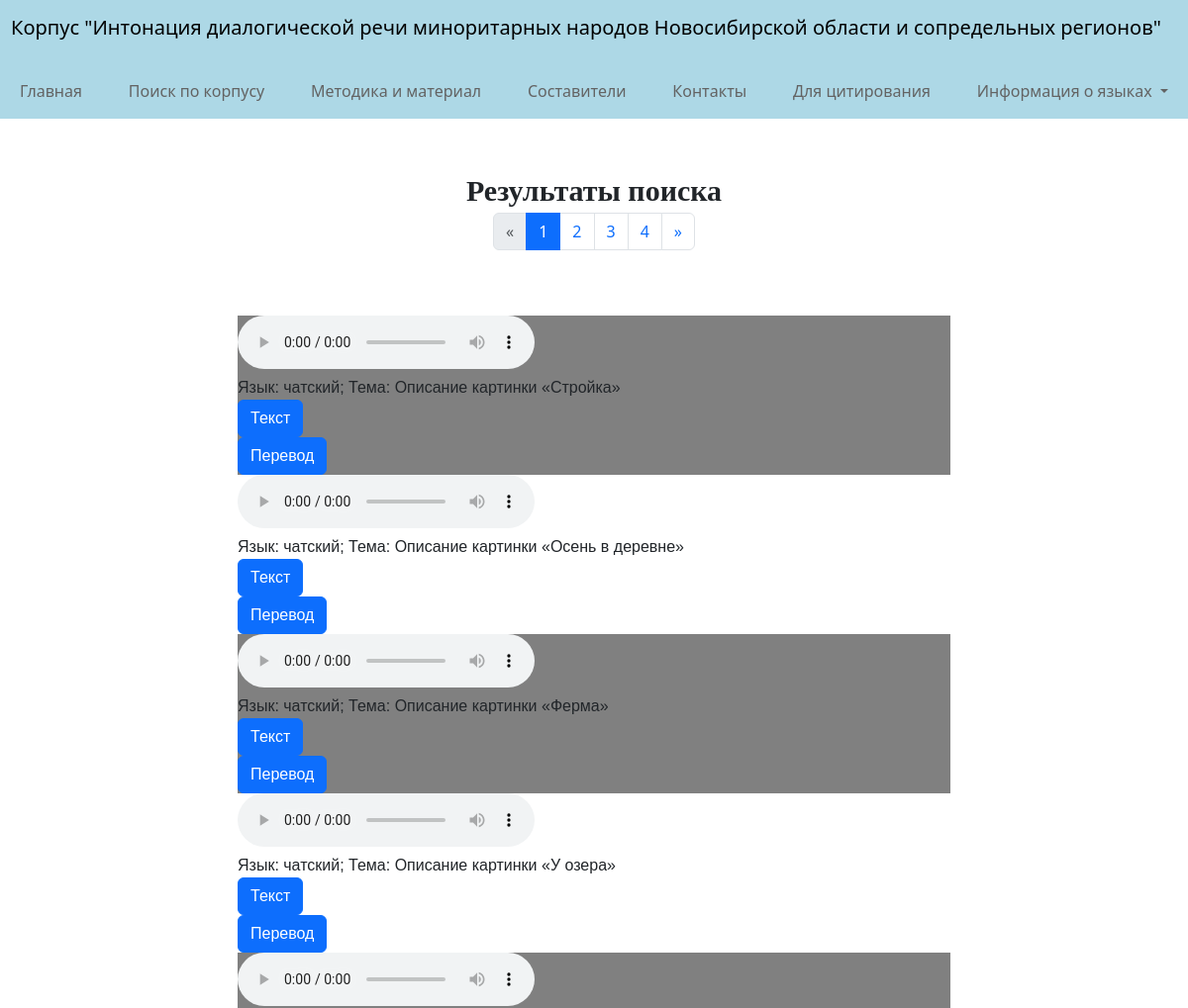
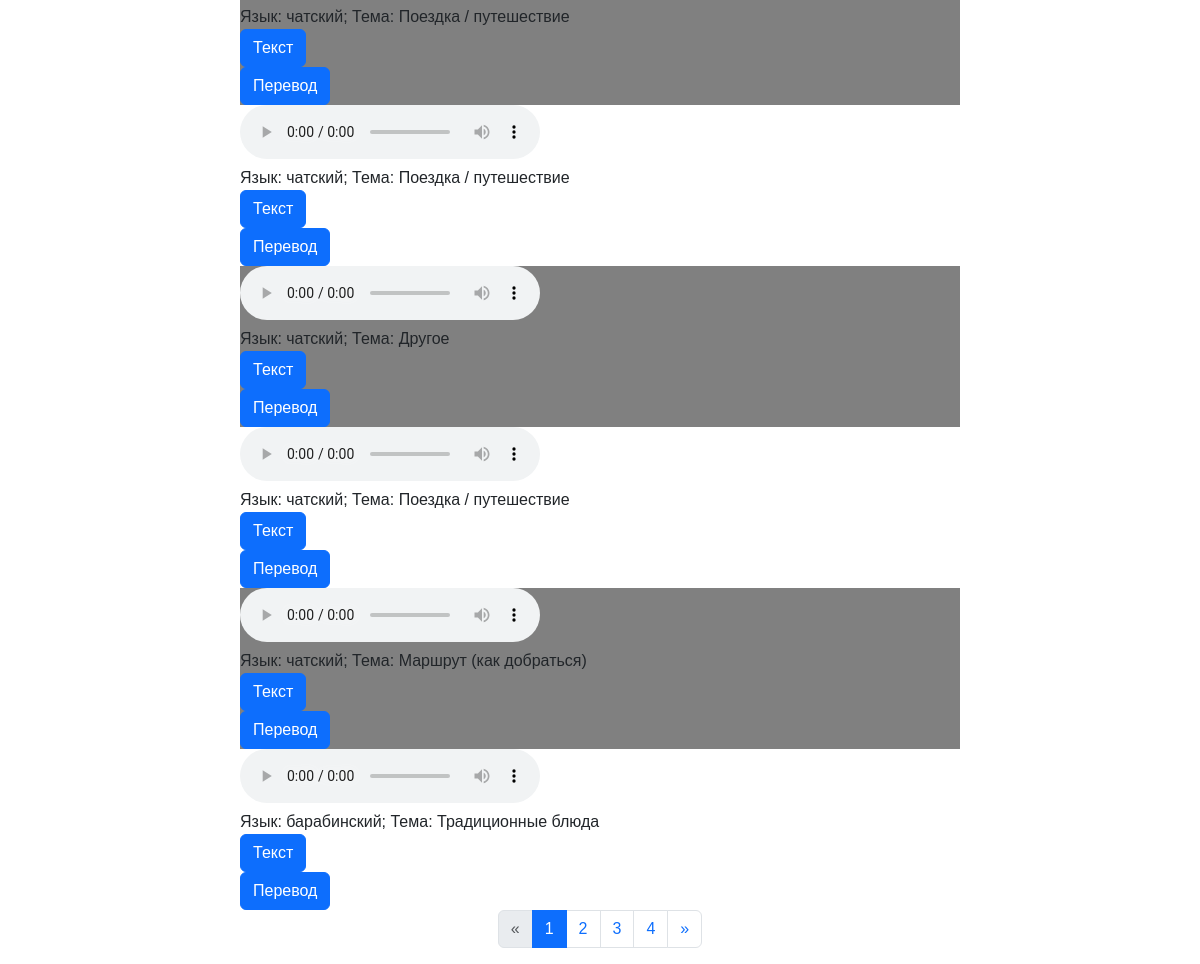
The page /results_dialogs on the database its author committed (2 pictures, top to bottom).
### tables this page shows
CREATE TABLE "full_dialogs" (
	"id"	INTEGER,
	"lang"	TEXT,
	"theme"	TEXT,
	"dictor1"	INTEGER,
	"dictor2"	INTEGER,
	PRIMARY KEY("id" AUTOINCREMENT),
	FOREIGN KEY("dictor1") REFERENCES "dictors"("id"),
	FOREIGN KEY("dictor2") REFERENCES "dictors"("id"),
	FOREIGN KEY("lang") REFERENCES "languages"("id"),
	FOREIGN KEY("theme") REFERENCES "themes"("id")
);

CREATE TABLE languages (
    id INTEGER PRIMARY KEY AUTOINCREMENT,
    lang TEXT
    );

CREATE TABLE "themes" (
	"id"	INTEGER UNIQUE,
	"theme"	TEXT,
	PRIMARY KEY("id" AUTOINCREMENT)
);

### corpora.py (the view)
@app.route('/results_dialogs', methods=['POST', 'GET'])
def results_dialogs():
    connection = sq.connect('intonation.db', check_same_thread=False)
    cursor = connection.cursor()
    page = request.args.get(get_page_parameter(), type=int, default=1)
    elem_to_display = 10
    offset = (page - 1) * elem_to_display
    if request.args.get('lang'):
        lang = request.args.get('lang')
    else:
        lang = '%'
    if request.args.get('theme'):
        theme = request.args.get('theme')
    else:
        theme = '%'
    cursor.execute(
    f'''
    SELECT full_dialogs.id, languages.lang, themes.theme
    FROM full_dialogs
    INNER JOIN languages ON languages.id = full_dialogs.lang
    INNER JOIN themes ON themes.id = full_dialogs.theme
    WHERE languages.lang LIKE '{lang}'
    AND themes.theme LIKE '{theme}'
    ORDER BY full_dialogs.id ASC
    ''')
    total = len(cursor.fetchall())
    cursor.execute(
    f'''
    SELECT full_dialogs.id, languages.lang, themes.theme
    FROM full_dialogs
    INNER JOIN languages ON languages.id = full_dialogs.lang
    INNER JOIN themes ON themes.id = full_dialogs.theme
    WHERE languages.lang LIKE '{lang}'
    AND themes.theme LIKE '{theme}'
    ORDER BY full_dialogs.id ASC
    LIMIT {elem_to_display} OFFSET {offset}
    ''')
    data = list(cursor.fetchall())
    def read_text_and_tranls(id):
        with open(f'static/full_dialogs/texts/{id}.txt', 'r', encoding='utf-8') as file:
            text = file.read().splitlines()
        with open(f'static/full_dialogs/translations/{id}.txt', 'r', encoding='utf-8') as file:
            transl = file.read().splitlines()
        return text, transl
    result = []
    for i, elem in enumerate(data):
        new_elem = list(elem[1:]) + list(read_text_and_tranls(elem[0]))
        new_elem.append(i)
        new_elem.append(str(elem[0]))
        print(len(new_elem))
        if len(new_elem) > 6:
            print(new_elem)
        result.append(new_elem)
    pagination = Pagination(page=page, page_per=elem_to_display, total=total, offset=offset, prev_label='<', next_label='>')
    cursor.close()
    connection.close()
    return render_template('result_dialogs.html', result=result, pagination=pagination, css_framework='bootstrap5')

### templates/result_dialogs.html (shortened to what this page needs)
<!DOCTYPE html>
<html lang="en">
<head>
  <link rel="stylesheet" href="../static/styles.css">
</head>
<body>
  {% include "top.html" %}
  <div class="title">Результаты поиска</div>
  <div class="pagination justify-content-center">
    {{ pagination.links }}<br>
  </div>
  <div class="main">
  {% for lang, theme, text, transl, index, id in result: %}
  {% if index % 2 == 0 %}
  <div class="res-elem-one">
    <audio controls>
        <source src="static/full_dialogs/wav/{{id}}.wav" type="audio/wav">
    </audio><br>
    Язык: {{ lang }}; Тема: {{ theme }}<br>
    <div class="btn btn-primary" type="button" data-bs-toggle="collapse" data-bs-target="#{{ 'text_' + id }}">Текст</div>
    <br>
    <div class="btn btn-primary" type="button" data-bs-toggle="collapse" data-bs-target="#{{ 'translation_' + id }}">Перевод</div>
  </div>
  {% else %}
  <div class="res-elem-two">
    <audio controls>
        <source src="static/full_dialogs/wav/{{id}}.wav" type="audio/wav">
    </audio><br>
    Язык: {{ lang }}; Тема: {{ theme }}<br>
    <div class="btn btn-primary" type="button" data-bs-toggle="collapse" data-bs-target="#{{ 'text_' + id }}">Текст</div>
    <br>
    <div class="btn btn-primary" type="button" data-bs-toggle="collapse" data-bs-target="#{{ 'translation_' + id }}">Перевод</div>
  </div>
    {% endif %}
    {% endfor %}
  <ul class="pagination justify-content-center">
    {{ pagination.links }}
  </ul>
</body>
</html>

### templates/top.html (shortened to what this page needs)
<html lang="ru">
<head>
    <link rel="stylesheet" type="text/css" href="static/styles.css">
    <link rel="stylesheet" href="https://cdn.jsdelivr.net/npm/bootstrap@5.3.8/dist/css/bootstrap.min.css">
    <link rel="stylesheet" href="//code.jquery.com/ui/1.12.1/themes/base/jquery-ui.css">
</head>
<body>
{% block navbar %}
    <nav class="navbar navbar-expand-lg sticky-top">
        <span class="navbar-brand">Корпус "Интонация диалогической речи миноритарных народов Новосибирской области и сопредельных регионов"</span><br>
        <div class="container-fluid">
            <ul class="navbar-nav d-flex flex-row align-items-center justify-content-between w-100">
                <li class="nav-item">
                    <a class="nav-link" href="{{ url_for('main_page') }}">Главная</a>
                </li>
                <li class="nav-item">
                    <a class="nav-link" href="{{ url_for('sen_data') }}">Поиск по корпусу</a>
                </li>
                <li class="nav-item">
                    <a class="nav-link" href="{{ url_for('methods') }}">Методика и материал</a>
                </li>
                <li class="nav-item">
                    <a class="nav-link" href="{{ url_for('authors') }}">Составители</a>
                </li>
                <li class="nav-item">
                    <a class="nav-link" href="{{ url_for('contacts') }}">Контакты</a>
                </li>
                <li class="nav-item">
                    <a class="nav-link" href="{{ url_for('for_citation') }}">Для цитирования</a>
                </li>
                <li class="nav-item dropdown">
                    <a class="nav-link dropdown-toggle" href="#" id="Info" role="button" data-bs-toggle="dropdown" aria-expanded="false">
                        Информация о языках
                    </a>
                </li>
            </ul>
        </div>
    </nav>
{% endblock %}

### static/styles.css (style rules this page uses)
body { width: 100%; height: 100%; padding: 0; margin: 0; }
.title { margin-top: 50px; text-align: center; font-family: verdana; font-weight: bold; font-size: 30px; }
.main { display: flex; justify-content: center; text-align: justify; margin-top: 50px; margin-left: auto; margin-right: auto; flex-direction: column; width: 60%; font-family: helvetica; }
.res-elem-one { background-color: grey; }
.res-elem-two { background-color: white; }
.navbar-brand { background-color: lightblue; display: flex; text-align: justify; justify-content: center; }
.navbar { background-color: lightblue; justify-content: center; flex-direction: column; color: black; }
.navbar .navbar-nav > li > a { color: rgb(99, 99, 99); }

### rows shown on the page
full_dialogs: lang "чатский", theme "Описание картинки «Стройка»"
full_dialogs: lang "чатский", theme "Описание картинки «Осень в деревне»"
full_dialogs: lang "чатский", theme "Описание картинки «Ферма»"
full_dialogs: lang "чатский", theme "Описание картинки «У озера»"
full_dialogs: lang "чатский", theme "Поездка / путешествие"
full_dialogs: lang "чатский", theme "Поездка / путешествие"
full_dialogs: lang "чатский", theme "Другое"
full_dialogs: lang "чатский", theme "Поездка / путешествие"
full_dialogs: lang "чатский", theme "Маршрут (как добраться)"
full_dialogs: lang "барабинский", theme "Традиционные блюда"

### other values the page prints
{{ pagination.links }} "« 1 2 3 4 »"
